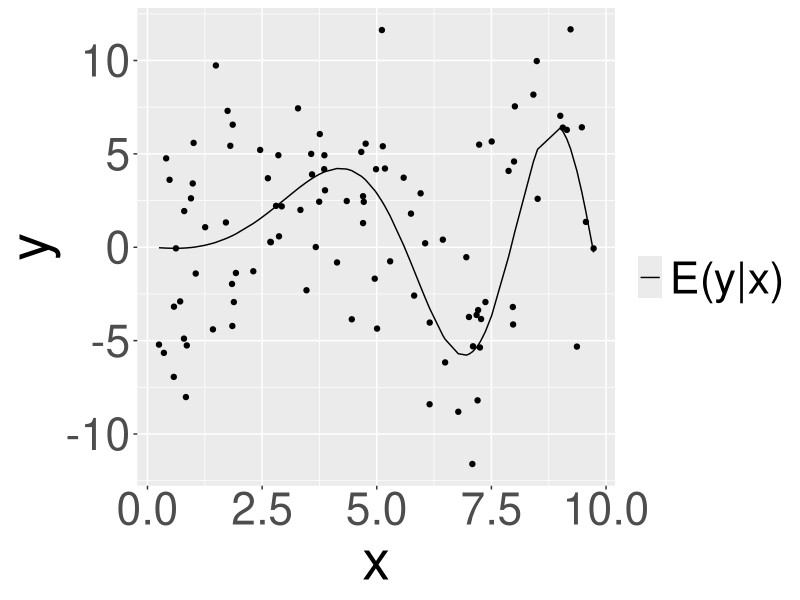
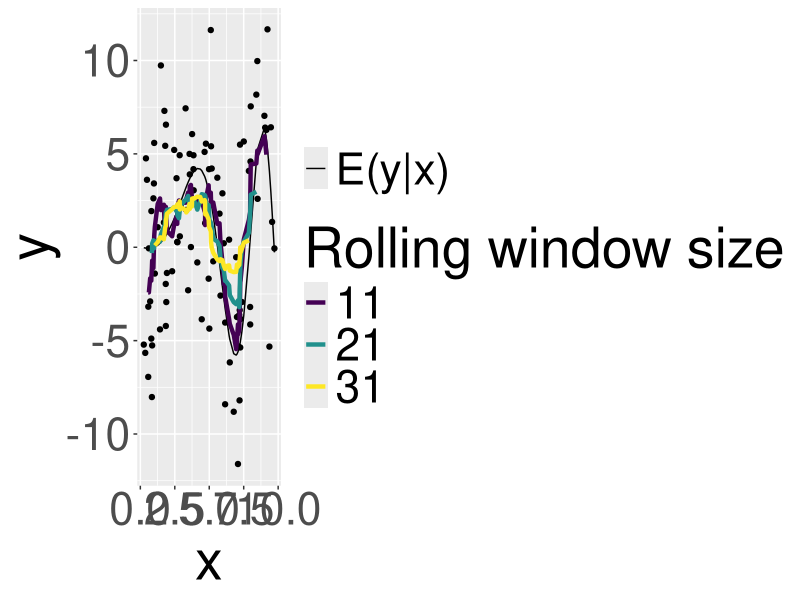
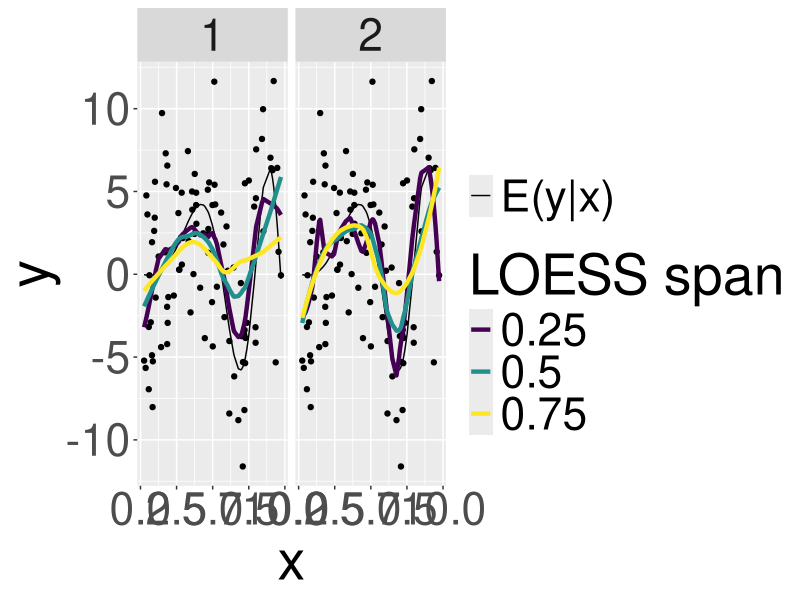
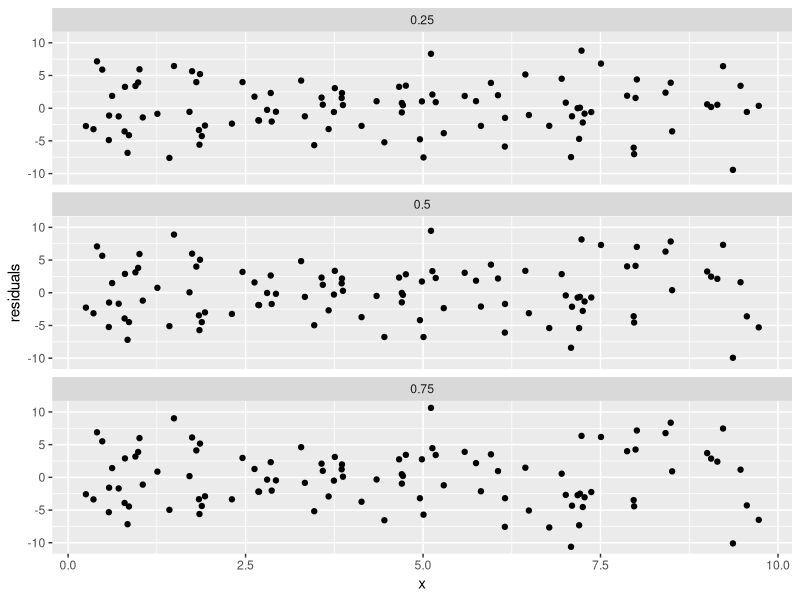
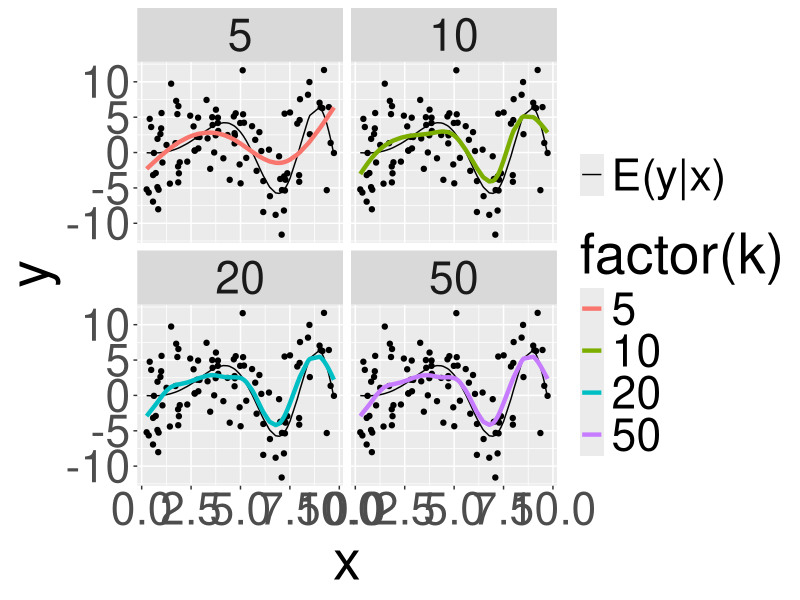

Write R code to recreate these figures, in order.
## ---- chunk 1
knitr::opts_chunk$set(echo = TRUE)
library(ggplot2)
library(dplyr)
library(tidyr)
library(purrr)
## ---- chunk 2
n_draws <- 100
f <- function(x) {3 * sin(0.1 * x ^ 2) * log(x)}
x <- runif(n_draws, 0, 10)
y <- f(x)
y_err <- y + rnorm(length(y), 0, 4)
df <- data.frame(x, y, y_err) %>%
  arrange(x)
## ---- chunk 3
plot_data <- function() {
  ggplot(df, aes(x = x, y = y_err)) +
    geom_point() +
    geom_line(aes(y = y, linetype = "E(y|x)")) +
    ylab("y") +
    scale_linetype("") +
    theme(text = element_text(size = 40))
}
plot_data()
## ---- chunk 4
rolling_mean <- function(y, n) {
   as.vector(stats::filter(y, rep(1 / n, n), sides = 2))
}
df_rm <- df %>%
  mutate(
    y_rm1 = rolling_mean(y_err, 11),
    y_rm2 = rolling_mean(y_err, 21),
    y_rm3 = rolling_mean(y_err, 31)
  ) %>%
  tidyr::pivot_longer(
    cols = tidyselect::starts_with("y_rm"),
    names_to = "rm_window",
    values_to = "y_rm"
    ) %>%
  mutate(rm_window = case_when(
      rm_window == "y_rm1" ~ 11,
      rm_window == "y_rm2" ~ 21,
      rm_window == "y_rm3" ~ 31
      )
  )
## ---- chunk 5
plot_data() +
  ggplot2::geom_line(
    data = df_rm,
    aes(x = x, y = y_rm, color = factor(rm_window)),
    size = 1.5
  ) +
  scale_color_viridis_d("Rolling window size")
## ---- chunk 6
loess_pred <- function(df, spans, degrees) {
  parameters = expand.grid(span = spans, degree = degrees)
  loess_obj <- purrr::pmap(
    parameters,
    function(span, degree) { loess(y_err ~ x, data = df, span = span, degree = degree) }
  )

  names(loess_obj) <- paste("y_loess", parameters[,1], parameters[,2], sep = "_")
  res <- purrr::map_dfc(
      loess_obj,
      ~ predict(., df)
      )
  return(res)
}
loess_preds <- loess_pred(df, c(0.25, 0.5, 0.75), c(1, 2))

df_loess <- df %>%
  bind_cols(loess_preds) %>%
  tidyr::pivot_longer(
    tidyselect::starts_with("y_loess"),
    names_to = "parameters",
    values_to = "y_loess"
  ) %>%
  tidyr::separate(
    parameters,
    into = c(NA, NA, "span", "degree"),
    sep = "_",
    convert = TRUE
    )

## ---- chunk 7
plot_data() +
  geom_line(
    data = df_loess,
    mapping = aes(x = x, y = y_loess, color = factor(span)),
    size = 1.5
    ) +
  facet_wrap(vars(degree)) +
  scale_color_viridis_d("LOESS span")
## ---- chunk 8
df_loess <- df_loess %>%
  filter(degree == 2) %>%
  mutate(residuals = y_err - y_loess)
ggplot(df_loess, aes(x = x, y = residuals)) +
  geom_point() +
  facet_wrap(vars(span), ncol = 1)
## ---- chunk 9

gam_pred <- function(df, k) {
  gam_obj <- purrr::map(
    k,
    ~ mgcv::gam(y_err ~ s(x, bs = "cs", k = .), data = df)
  )
  names(gam_obj) <- paste("y_gam", k, sep = "_")
  res <- purrr::map_dfc(
      gam_obj,
      ~ predict(., df)
      )
  return(res)
}
gam_preds <- gam_pred(df, k = c(5, 10, 20, 50))

df_gam <- df %>%
  bind_cols(gam_preds) %>%
  tidyr::pivot_longer(
    tidyselect::starts_with("y_gam"),
    names_to = "parameters",
    values_to = "y_gam"
  ) %>%
  tidyr::separate(
    parameters,
    into = c(NA, NA, "k"),
    sep = "_",
    convert = TRUE
    )
## ---- chunk 10
plot_data() +
  geom_line(
    data = df_gam,
    mapping = aes(x = x, y = y_gam, color = factor(k)),
    size = 1.5
  ) +
  facet_wrap(vars(k))
